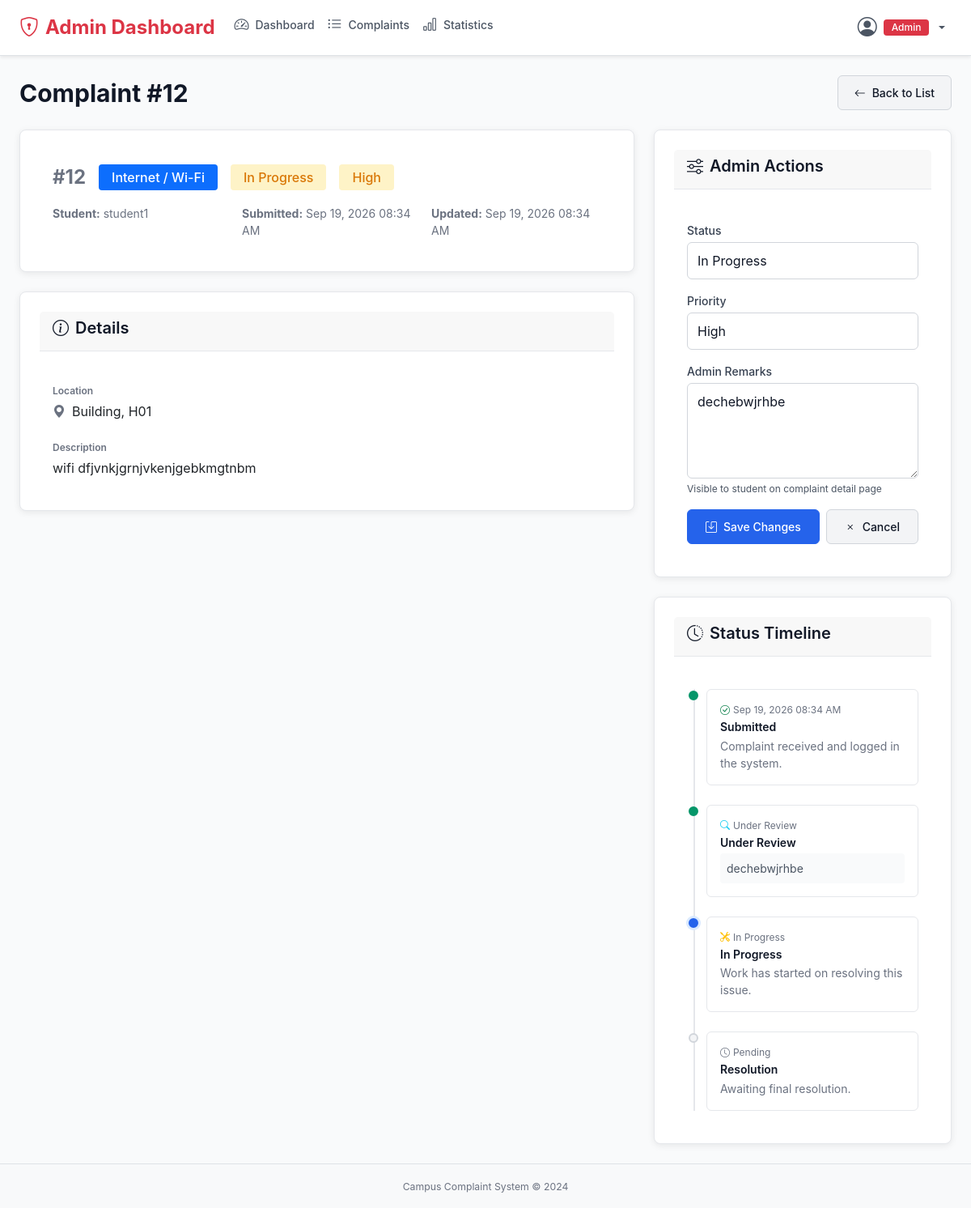
Page /admin/complaint/12 (signed in) on the committed database.
### models.py (models this page shows, shortened)
class Complaint(db.Model):
    __tablename__ = 'complaint'
    id = db.Column(db.Integer, primary_key=True)
    user_id = db.Column(db.Integer, db.ForeignKey('user.id'), nullable=False)
    category = db.Column(db.String(30), nullable=False)
    location = db.Column(db.String(200), nullable=False)
    description = db.Column(db.Text, nullable=False)
    image_path = db.Column(db.String(300), nullable=True)
    status = db.Column(db.String(20), nullable=False, default='Submitted')
    priority = db.Column(db.String(10), nullable=False, default='Medium')
    admin_remarks = db.Column(db.Text, nullable=True)
    created_at = db.Column(db.DateTime, default=datetime.utcnow)
    updated_at = db.Column(db.DateTime, default=datetime.utcnow, onupdate=datetime.utcnow)
    user = db.relationship('User', backref=db.backref('complaints', lazy=True))
    @property
    def status_badge_class(self):
        mapping = {
            'Submitted': 'badge-secondary',
            'Under Review': 'badge-info',
            'In Progress': 'badge-warning',
            'Resolved': 'badge-success',
            'Rejected': 'badge-danger'
        }
        return mapping.get(self.status, 'badge-secondary')
    @property
    def priority_badge_class(self):
        mapping = {
            'Low': 'badge-secondary',
            'Medium': 'badge-primary',
            'High': 'badge-warning',
            'Critical': 'badge-danger'
        }
        return mapping.get(self.priority, 'badge-secondary')

class User(db.Model, UserMixin):
    __tablename__ = 'user'
    id = db.Column(db.Integer, primary_key=True)
    username = db.Column(db.String(50), unique=True, nullable=False)
    email = db.Column(db.String(100), unique=True, nullable=False)
    password_hash = db.Column(db.String(200), nullable=False)
    role = db.Column(db.String(10), nullable=False, default='student')
    created_at = db.Column(db.DateTime, default=datetime.utcnow)
    def is_admin(self):
        return self.role == 'admin'
    def is_student(self):
        return self.role == 'student'
    @property
    def is_active(self):
        return True

### app.py (the view, shortened to what this page needs)
@app.route('/admin/complaint/<int:complaint_id>', endpoint='admin_complaint_detail', methods=['GET', 'POST'])
@login_required
@admin_required
def admin_complaint_detail(complaint_id):
    complaint = Complaint.query.get_or_404(complaint_id)
    return render_template('admin/complaint_detail.html', complaint=complaint, STATUSES=STATUSES, PRIORITIES=PRIORITIES)

### app.py (called while the page is built)
@login_manager.user_loader
def load_user(user_id):
    return User.query.get(int(user_id))

def admin_required(f):
    @wraps(f)
    def decorated_function(*args, **kwargs):
        if not current_user.is_authenticated or not current_user.is_admin():
            flash('Admin access required.', 'error')
            return redirect(url_for('admin_login'))
        return f(*args, **kwargs)
    return decorated_function

### templates/admin/complaint_detail.html (shortened to what this page needs)
{% extends "admin/base.html" %}
{% block content %}
<div class="d-flex justify-content-between align-items-center mb-4">
    <h1 class="page-title mb-0">Complaint #{{ complaint.id }}</h1>
    <a href="{{ url_for('admin_complaints') }}" class="btn btn-secondary">
        <i class="bi bi-arrow-left me-1"></i>Back to List
    </a>
</div>
<div class="row g-4">
    <div class="col-12 col-lg-8">
        <div class="card mb-4 detail-header">
            <div class="card-body">
                <div class="d-flex flex-wrap align-items-center gap-3 mb-3">
                    <div>
                        <span class="fw-bold fs-4 text-muted">#{{ complaint.id }}</span>
                    </div>
                    <span class="badge bg-primary fs-6 px-3 py-2">{{ complaint.category }}</span>
                    <span class="badge {{ complaint.status_badge_class }} fs-6 px-3 py-2">{{ complaint.status }}</span>
                    <span class="badge {{ complaint.priority_badge_class }} fs-6 px-3 py-2">{{ complaint.priority }}</span>
                </div>
                <div class="row text-sm text-muted">
                    <div class="col-md-4">
                        <strong>Student:</strong> {{ complaint.user.username }}
                    </div>
                    <div class="col-md-4">
                        <strong>Submitted:</strong> {{ complaint.created_at.strftime('%b %d, %Y %I:%M %p') }}
                    </div>
                    <div class="col-md-4">
                        <strong>Updated:</strong> {{ complaint.updated_at.strftime('%b %d, %Y %I:%M %p') }}
                    </div>
                </div>
            </div>
        </div>
        <div class="card mb-4">
            <div class="card-header">
                <h3 class="card-title mb-0"><i class="bi bi-info-circle me-2"></i>Details</h3>
            </div>
            <div class="card-body">
                <div class="mb-4">
                    <label class="form-label text-muted text-xs fw-semibold mb-1">Location</label>
                    <p class="mb-0"><i class="bi bi-geo-alt-fill text-muted me-2"></i>{{ complaint.location }}</p>
                </div>
                <div>
                    <label class="form-label text-muted text-xs fw-semibold mb-1">Description</label>
                    <p class="mb-0" style="white-space: pre-wrap;">{{ complaint.description }}</p>
                </div>
            </div>
        </div>
    </div>
    <div class="col-12 col-lg-4">
        <div class="card mb-4">
            <div class="card-header">
                <h3 class="card-title mb-0"><i class="bi bi-sliders me-2"></i>Admin Actions</h3>
            </div>
            <div class="card-body">
                <form method="POST" class="admin-actions-form">
                    <div class="mb-3">
                        <label for="status" class="form-label required">Status</label>
                        <select class="form-control" id="status" name="status" required>
                            {% for s in STATUSES %}
                            <option value="{{ s }}" {% if complaint.status == s %}selected{% endif %}>{{ s }}</option>
                            {% endfor %}
                        </select>
                    </div>
                    <div class="mb-3">
                        <label for="priority" class="form-label required">Priority</label>
                        <select class="form-control" id="priority" name="priority" required>
                            {% for p in PRIORITIES %}
                            <option value="{{ p }}" {% if complaint.priority == p %}selected{% endif %}>{{ p }}</option>
                            {% endfor %}
                        </select>
                    </div>
                    <div class="mb-3">
                        <label for="admin_remarks" class="form-label">Admin Remarks</label>
                        <textarea class="form-control" id="admin_remarks" name="admin_remarks" rows="4"
                                  placeholder="Add remarks for the student...">{{ complaint.admin_remarks if complaint.admin_remarks else '' }}</textarea>
                        <div class="form-text">Visible to student on complaint detail page</div>
                    </div>
                    <div class="d-flex flex-wrap gap-2">
                        <button type="submit" class="btn btn-primary flex-grow-1">
                            <i class="bi bi-save me-1"></i>Save Changes
                        </button>
                        <a href="{{ url_for('admin_complaints') }}" class="btn btn-secondary flex-grow-1">
                            <i class="bi bi-x me-1"></i>Cancel
                        </a>
                    </div>
                </form>
            </div>
        </div>
        <div class="card">
            <div class="card-header">
                <h3 class="card-title mb-0"><i class="bi bi-clock-history me-2"></i>Status Timeline</h3>
            </div>
            <div class="card-body">
                <div class="timeline timeline-admin">
                    <div class="timeline-item completed">
                        <div class="timeline-content">
                            <div class="timeline-time"><i class="bi bi-check-circle text-success me-1"></i>{{ complaint.created_at.strftime('%b %d, %Y %I:%M %p') }}</div>
                            <h5 class="timeline-title">Submitted</h5>
                            <p class="text-muted small mb-0">Complaint received and logged in the system.</p>
                        </div>
                    </div>
                    {% if complaint.status in ['Under Review', 'In Progress', 'Resolved', 'Rejected'] %}
                    <div class="timeline-item {% if complaint.status == 'Under Review' %}current{% else %}completed{% endif %}">
                        <div class="timeline-content">
                            <div class="timeline-time"><i class="bi bi-search text-info me-1"></i>Under Review</div>
                            <h5 class="timeline-title">Under Review</h5>
                            {% if complaint.admin_remarks and complaint.status in ['Under Review', 'In Progress', 'Resolved', 'Rejected'] %}
                            <p class="timeline-remarks">{{ complaint.admin_remarks }}</p>
                            {% else %}
                            <p class="text-muted small mb-0">Admin is reviewing the complaint.</p>
                            {% endif %}
                        </div>
                    </div>
                    {% endif %}
                    {% if complaint.status in ['In Progress', 'Resolved', 'Rejected'] %}
                    <div class="timeline-item {% if complaint.status == 'In Progress' %}current{% else %}completed{% endif %}">
                        <div class="timeline-content">
                            <div class="timeline-time"><i class="bi bi-tools text-warning me-1"></i>In Progress</div>
                            <h5 class="timeline-title">In Progress</h5>
                            <p class="text-muted small mb-0">Work has started on resolving this issue.</p>
                        </div>
                    </div>
                    {% endif %}
                    {% if complaint.status in ['Resolved', 'Rejected'] %}
                    <div class="timeline-item current">
                        <div class="timeline-content">
                            <div class="timeline-time">
                                {% if complaint.status == 'Resolved' %}
                                <i class="bi bi-check-circle-fill text-success me-1"></i>
                                {% else %}
                                <i class="bi bi-x-circle-fill text-danger me-1"></i>
                                {% endif %}
                                {{ complaint.updated_at.strftime('%b %d, %Y %I:%M %p') }}
                            </div>
                            <h5 class="timeline-title">{{ complaint.status }}</h5>
                            {% if complaint.admin_remarks %}
                            <p class="timeline-remarks">{{ complaint.admin_remarks }}</p>
                            {% endif %}
                        </div>
                    </div>
                    {% else %}
                    <div class="timeline-item pending">
                        <div class="timeline-content">
                            <div class="timeline-time"><i class="bi bi-clock text-muted me-1"></i>Pending</div>
                            <h5 class="timeline-title">Resolution</h5>
                            <p class="text-muted small mb-0">Awaiting final resolution.</p>
                        </div>
                    </div>
                    {% endif %}
                </div>
            </div>
        </div>
    </div>
</div>
{% endblock %}

### rows in the picture
Complaint: id "12", category "Internet / Wi-Fi", status "In Progress", priority "High", created_at "Sep 19, 2026 08:34 AM", updated_at "Sep 19, 2026 08:34 AM", location "Building, H01", description "wifi dfjvnkjgrnjvkenjgebkmgtnbm", admin_remarks "dechebwjrhbe"
User: user.username "student1"
